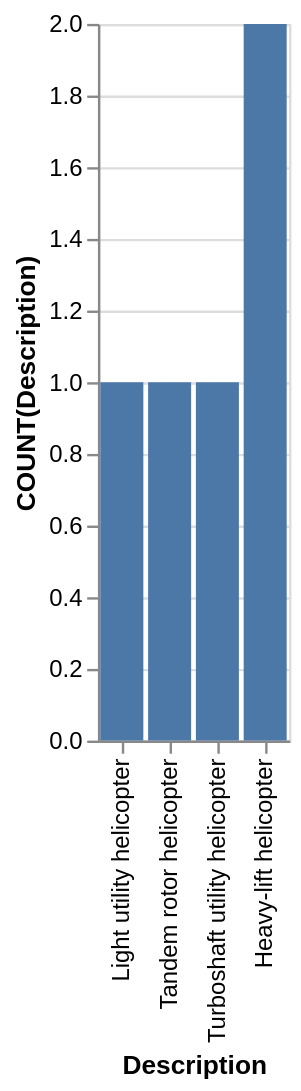

Specify this chart in Vega-Lite:
### Vega-Lite specification from a JSON file in a GitHub repository (floating-point values rounded to 4 significant figures)
{"data": {"values": [{"x_data": "Heavy-lift helicopter", "y_data": 2}, {"x_data": "Light utility helicopter", "y_data": 1}, {"x_data": "Tandem rotor helicopter", "y_data": 1}, {"x_data": "Turboshaft utility helicopter", "y_data": 1}]}, "mark": "bar", "encoding": {"x": {"field": "x_data", "type": "nominal", "title": "Description", "sort": {"op": "sum", "field": "y_data", "order": "ascending"}}, "y": {"field": "y_data", "type": "quantitative", "title": "COUNT(Description)"}}}
